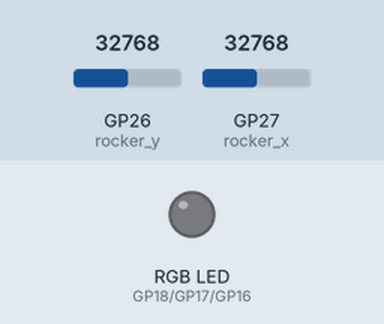
Recording of a program running on a simulated Raspberry Pi Pico running MicroPython. Shown: an RGB LED mixed from three pins (HIGH = lit). The inputs (shaded band) are chosen by the test bench; at power-on: GP26 (rocker_y) = 32768, GP27 (rocker_x) = 32768 (analog values on the 0–65535 scale).

Above: at 1.2 s.
1.3 s: GP26 (rocker_y) set to 37344
2.8 s: GP26 (rocker_y) set to 39200
At 3.2 s:
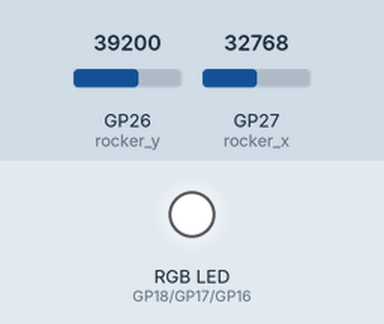
4.3 s: GP27 (rocker_x) set to 37712
5.8 s: GP27 (rocker_x) set to 39392
At 6.7 s:
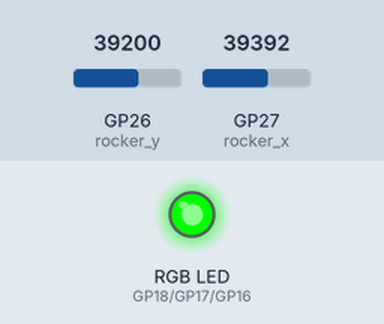
7.3 s: GP27 (rocker_x) set to 5745
At 7.8 s:
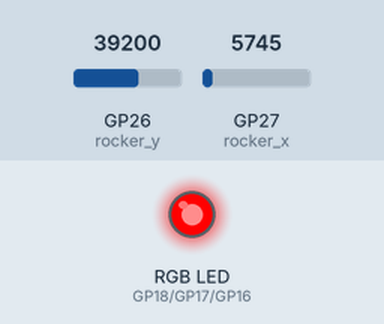
8.8 s: GP27 (rocker_x) set to 6784
At 10.2 s:
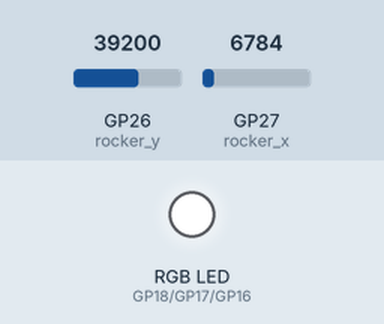
Timing chart, 0 to 11.3 s (numbered marks = the images above; inputs shaded):
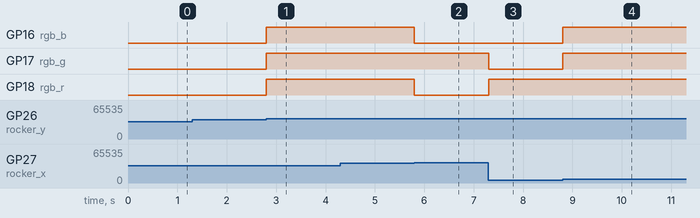

The program:

Project_26.2_Rocker_Control_Light.py
```python
from machine import Pin, PWM
import time
#Set RGB light interface and frequency
rgb_r = PWM(Pin(18))
rgb_g = PWM(Pin(17))
rgb_b = PWM(Pin(16))
rgb_b.freq(1000)
rgb_r.freq(1000)
rgb_g.freq(1000)
#Set rocker pin
rocker_y = machine.ADC(26)
rocker_x = machine.ADC(27)
y=500
x=500
while True:
    y = rocker_y.read_u16()#Get Y value of rocker
    x = rocker_x.read_u16()#Get X value of rocker
    if x < 6400:    #left
        rgb_b.duty_u16(0)
        rgb_r.duty_u16(65535)
        rgb_g.duty_u16(0)
    elif x > 38400:    #right
        rgb_b.duty_u16(0)
        rgb_r.duty_u16(0)
        rgb_g.duty_u16(65535)
    elif y < 6400:    #down
        rgb_b.duty_u16(65535)
        rgb_r.duty_u16(0)
        rgb_g.duty_u16(0)
    elif y > 38400:    #up
        rgb_b.duty_u16(65535)
        rgb_r.duty_u16(65535)
        rgb_g.duty_u16(65535)
    time.sleep(0.01)
```

Measured:
- the behaviour switches between 38400 and 38416 on GP26 (rocker_y) (found by bisection; images 0 and 1)
- the behaviour switches between 38400 and 38416 on GP27 (rocker_x) (found by bisection; images 1 and 2)
- the behaviour switches between 6384 and 6400 on GP27 (rocker_x) (found by bisection; images 3 and 4)
- after the input at 1.3 s, every drawn part: stays the same
- after the input at 2.8 s, GP16 (rgb_b), GP17 (rgb_g), GP18 (rgb_r): LOW → HIGH at once
- after the input at 4.3 s, every drawn part: stays the same
- after the input at 5.8 s, GP16 (rgb_b), GP18 (rgb_r): HIGH → LOW at once
- after the input at 7.3 s, GP17 (rgb_g): HIGH → LOW at once; GP18 (rgb_r): LOW → HIGH at once
- after the input at 8.8 s, GP16 (rgb_b), GP17 (rgb_g): LOW → HIGH at once
